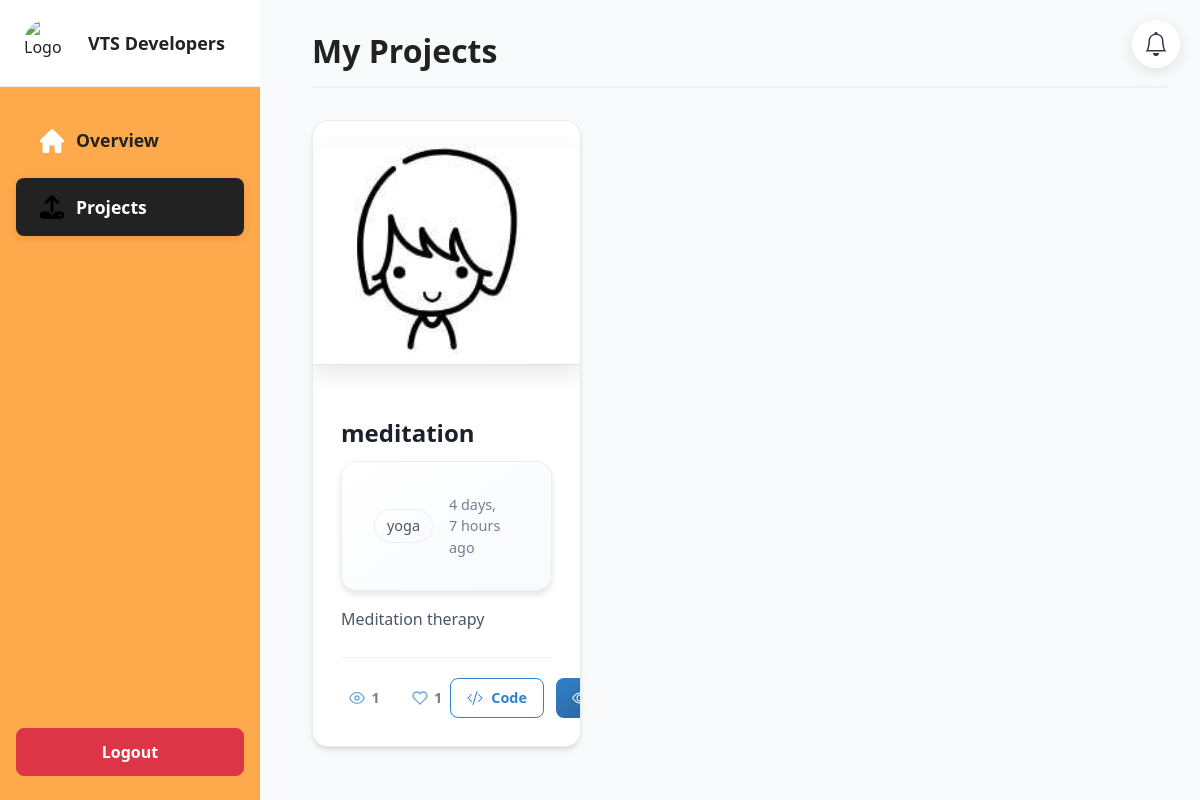
The app's page /accounts/projects/ (signed in), older data.
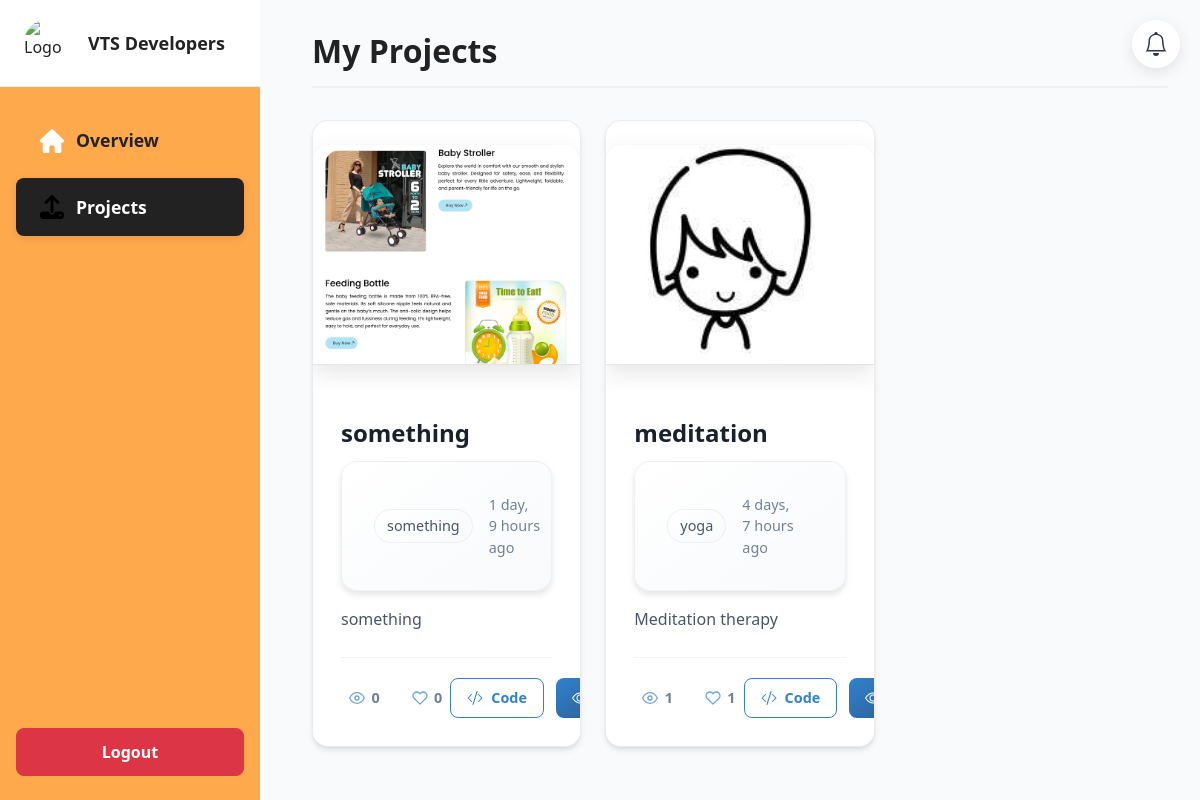
The same page, newer data.
### accounts/models.py (models this page shows, shortened)
class Project(models.Model):
    student = models.ForeignKey(StudentProfile, on_delete=models.CASCADE, related_name='projects')
    title = models.CharField(max_length=200)
    description = models.TextField(blank=True)
    created_at = models.DateTimeField(auto_now_add=True)
    allow_downloads = models.BooleanField(default=False)
    category = models.CharField(default='Other', max_length=100)
    output_link = models.URLField(blank=True)
    project_link = models.URLField(blank=True)
    tags = models.CharField(blank=True, max_length=200)
    visibility = models.CharField(choices=[('Public', 'Public'), ('Private', 'Private')], default='Public', max_length=20)
    screenshot = models.ImageField(upload_to='project_screenshots/', null=True, blank=True)
    def view_count(self):
        return self.views.count()
    def like_count(self):
        return self.likes.count()

### accounts/student_views.py (the view)
# urls.py: path('projects/', student_projects, name='student_projects'),
@login_required
def student_projects(request):
    projects = Project.objects.filter(student=request.user.student_profile).order_by('-created_at')
    record_view_ids = []
    if not request.user.is_superuser:
        for project in projects:
            if request.user != project.student.user:
                record_view_ids.append(project.id)
    return render(request, 'accounts/projects.html', {
        'projects': projects,
        'record_view_ids': record_view_ids
    })

### accounts/context_processors.py (called while the page is built)
def notifications_processor(request):
    unread_count = 0
    if request.user.is_authenticated and not request.user.is_superuser:
        try:
            unread_count = Notification.objects.filter(
                recipient=request.user.student_profile,
                is_read=False
            ).count()
        except:
            pass
    return {'unread_notifications_count': unread_count}

### templates/accounts/projects.html (shortened to what this page needs)
{% extends 'base.html' %}
{% load static %}
{% block content %}
<link rel="stylesheet" href="{% static 'accounts/admin_sidebar.css' %}">
<link rel="stylesheet" href="{% static 'accounts/projects.css' %}">
<link rel="stylesheet" href="{% static 'accounts/project-cards.css' %}">
<div class="admin-sidebar" id="adminSidebar">
    <div class="logo-row">
        <img src="{% static 'accounts/vtslogo.jpg' %}" alt="Logo">
        <span>VTS Developers</span>
    </div>
    <nav class="nav flex-column">
        <a class="nav-link" href="{% url 'student_home' %}">
            <span class="overview-label">Overview</span>
        </a>
        <a class="nav-link active" href="{% url 'student_projects' %}">
            <span class="projects-label">Projects</span>
        </a>
    </nav>
    <form method="post" action="/accounts/logout/" class="logout-form">
        <button type="submit" class="btn btn-danger w-100 btn-logout">Logout</button>
    </form>
</div>
<div class="admin-main-content">
    <h2>My Projects</h2>
    <div class="row g-4">
        {% for project in projects %}
        <div class="col-12 col-md-6 col-lg-4">
            <div class="project-card">
                <div class="project-screenshot-container">
                    {% if project.screenshot %}
                    <a href="{{ project.output_link }}" target="_blank" class="screenshot-link">
                        <img src="{{ project.screenshot.url }}" alt="{{ project.title }}" class="project-screenshot">
                    </a>
                    {% else %}
                    <div class="no-screenshot">No Screenshot</div>
                    {% endif %}
                </div>
                <div class="project-content">
                    <h3 class="card-title">{{ project.title }}</h3>
                    <div class="project-meta">
                        {% if project.category %}
                        <span class="category">{{ project.category }}</span>
                        {% endif %}
                        <span class="date">{{ project.created_at|timesince }} ago</span>
                    </div>
                    <p class="description">{{ project.description|truncatewords:30 }}</p>
                    <div class="card-footer">
                        <div class="stats">
                            <div class="stat-item">
                                <svg xmlns="http://www.w3.org/2000/svg" viewBox="0 0 24 24" fill="none" stroke="currentColor" stroke-width="2" stroke-linecap="round" stroke-linejoin="round" class="feather feather-eye">
                                    <path d="M1 12s4-8 11-8 11 8 11 8-4 8-11 8-11-8-11-8z"></path>
                                    <circle cx="12" cy="12" r="3"></circle>
                                </svg>
                                <span>{{ project.view_count }}</span>
                            </div>
                            <div class="stat-item">
                                <span>{{ project.like_count }}</span>
                            </div>
                        </div>
                        <div class="actions">
                            {% if project.project_link %}
                            <a href="{{ project.project_link }}" target="_blank" class="btn btn-view btn-outline-primary" onclick="recordProjectView({{ project.id }}, event); return true;">
                                Code
                            </a>
                            {% endif %}
                            {% if project.output_link %}
                            <a href="{{ project.output_link }}" target="_blank" class="btn btn-view btn-primary" onclick="recordProjectView({{ project.id }}, event); return true;">
                            </a>
                            {% endif %}
                        </div>
                    </div>
                </div>
            </div>
        </div>
        {% endfor %}
    </div>
</div>
{% endblock %}

Row changes from the older to the newer data that the page shows:
added Project: screenshot (picture), title "something", category "something", created_at "1 day, 9 hours", description "something", view_count "0", like_count "0"
